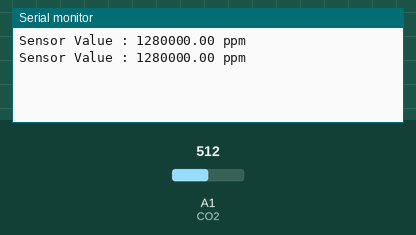
This sketch was run on a simulated Arduino Uno, built with avr-gcc and run on an emulated ATmega328P. Shown: the last lines printed to the serial monitor. The inputs (shaded band) are chosen by the test bench; at power-on: A1 (CO2) = 512.

Above: at 1.8 s.
1.9 s: A1 (CO2) set to 716
At 2.8 s:
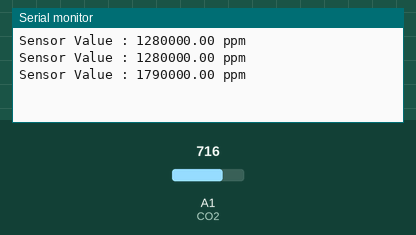
3.4 s: A1 (CO2) set to 900
At 4.8 s:
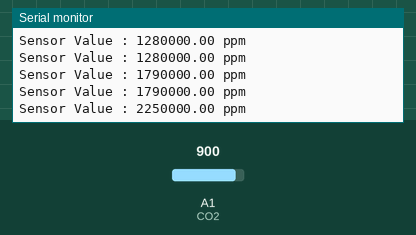
Timing chart, 0 to 6.4 s (numbered marks = the images above; inputs shaded):
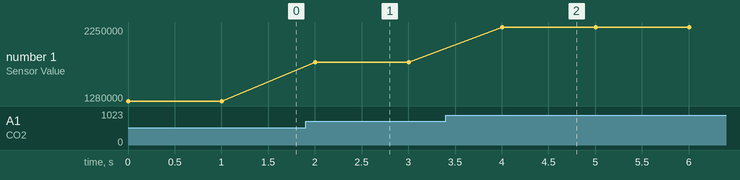

Measured:
- after the input at 1.9 s, the serial monitor: prints a new line after 0.10 s (image 1)
- after the input at 3.4 s, the serial monitor: prints a new line after 0.60 s (image 2)
- plotted number 1: 1280000 → 1790000 after the input at 1.9 s, 1790000 → 2250000 after the input at 3.4 s

The sketch:

CO2_sensor.ino
```cpp
const int CO2 = A1;
double CO2Value = 0;

void setup()  {
  Serial.begin(38400);
}

void loop() {
  Serial.print("Sensor Value : ");
  CO2Value = analogRead(CO2) / 0.0004;
  Serial.print(CO2Value);
  Serial.println(" ppm");
  delay(1000);
}
```
